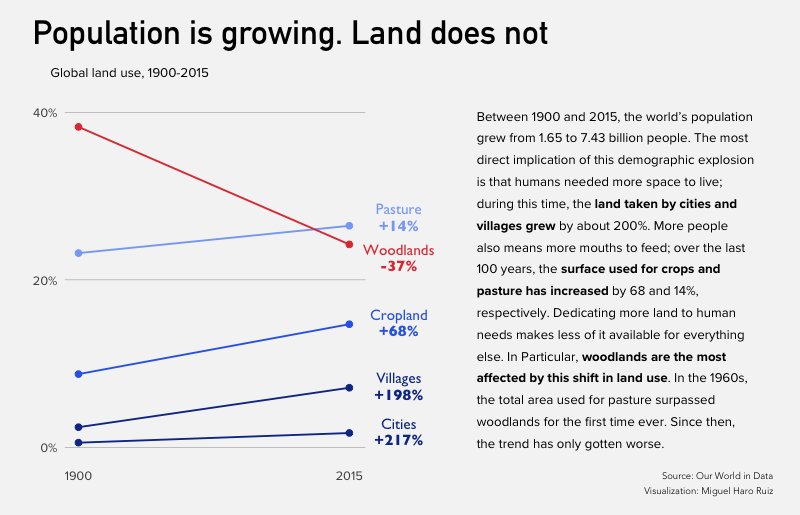

Write the R code that produced this figure.
##-----------------------------------------------------------------------------
##
## This script visualizes the global land use in 1900 and 2015. 
## It was created for day 1 of the #30DayChartChallege, whose 
## theme is owid.
##
## Author: Miguel Haro Ruiz  
## Date : April 6, 2023
##
##-----------------------------------------------------------------------------

rm(list = ls())

### Load required packages
library(tidyverse)
library(rstudioapi)
library(owidR)
library(camcorder)
library(ggtext)


### This allows for plots to be auto-saved
#dir = getSourceEditorContext()$path |> str_remove("/day_6.*")
#gg_record(dir = file.path(dir, "plots"),
#          device = "png",
#          width = 9,
#          height = 6,
#          units = "in",
#          dpi = 300)

### Import and wranggle data
d.raw = owid(chart_id = "global-land-use-since-10000bc")

d = d.raw |>
  filter((year == 1900 |
           year == 2015) ) |>
  mutate(area = `Global land use`,
         use = entity,
         use = 
           case_when(
             use == "Urban" ~ "Cities",
             use == "Semi-natural land" ~ "Woodlands",
             TRUE ~ use)
         ) |>
  group_by(year) |>
  mutate(total = sum(area)) |>
  ungroup() |>
  mutate(share = area/total*100) |>
  select(use, year, area, share, total) 
  

labs = d |>
    select(use, year, area) |>
    pivot_wider(names_from = year,
                values_from = area) |>
    mutate(total = sum(`1900`),
           share = `2015`/total *100,
      diff = (`2015`-`1900`)/`1900` *100,
      labs = 
        ifelse(sign(diff) == 1, 
               paste0(use, " **+", round(diff, 0), "%**"),
               paste0(use, " **", round(diff, 0), "%**") ),
      y = 
        case_when(
          use == "Pasture" ~ share + 0.85,
          use == "Woodlands" ~ share - 1.75,
          TRUE ~ share) 
      )

d.plot = d |>
  inner_join(labs |> select(use, labs, y), by = "use") |>
  filter(use != "Wild woodlands" &
           use != "Wild barren land" &
           use != "Permanent ice" ) |>
  mutate(color = 
           case_when(use == "Woodlands" ~ "a",
                     use == "Pasture" ~ "b",
                     use == "Cropland" ~ "c",
                     use == "Villages" |
                       use == "Cities" ~ "d"),
         color = factor(color),
         series = 
           case_when(use == "Pasture" ~ "a",
                     use == "Cropland" ~ "b",
                     use == "Villages" ~ "c",
                     use == "Cities" ~ "d",
                     use == "Woodlands" ~ "e"))

### Create dataframe for main text
text_box = data.frame(x = 2015,
                      y =  40,
                      text = "Between 1900 and 2015, the world’s population 
                      grew from 1.65 to 7.43 billion people. 
                      The most direct implication of this demographic explosion 
                      is that humans needed more space to live; during this time, 
                      the **land taken by cities and villages grew** by about 200%. 
                      More people also means more mouths to feed; over the last 100 
                      years, the **surface used for crops and pasture has increased** 
                      by 68 and 14%, respectively. Dedicating more land to human 
                      needs makes less of it available for everything else. In 
                      Particular, **woodlands are the most affected by this shift 
                      in land use**. In the 1960s, the total area used for pasture 
                      surpassed woodlands for the first time ever. Since then, 
                      the trend has only gotten worse. ")

### Create dataframe for source and authorship
source = data.frame(text = c("Source: Our World in Data",
                             "Visualization: Miguel Haro Ruiz"),
                    x =  c(2015, 2015),
                    y = c(1.75, 0))

### Create visualization
d.plot |>
  ggplot() +
  geom_line(aes(year, share,
                group = series,
                color = color),
            linewidth = 0.66) +
  geom_point(aes(year, share,
                 group = series,
                 color = color),
             size = 2) + 
  scale_y_continuous(labels = c("0%", 
                                #"10%",
                                "20%",
                                #"30%", 
                                "40%"),
                     breaks = seq(0, 40, by =20)) +
  scale_color_manual(values = 
                       c("#e23e3e",
                         #"#d7b9b9",
                         "#88aaf8", 
                         "#326aea",
                         "#103895")) +
  geom_textbox(data = subset(d.plot, year == 2015),
            aes(year +1, y,
                label = labs,
                color = color),
            hjust = 0,
            vjust = 0.5,
            orientation = "upright",
            fill = NA,
            box.colour = NA,
            lineheight = 1.1,
            halign = 0.5,
            size = 4,
            width = unit(2.5, "cm"),
            family = "Gill Sans") + 
  
  geom_textbox(data = text_box,
               aes(x, y,
                   label = text),
               hjust = -0.41,
               vjust = .975,
               orientation = "upright",
               fill = NA,
               box.colour = NA,
               lineheight = 1.65,
               halign = 0,
               size = 3.5,
               width = unit(7.75, "cm"),
               family = "Proxima Nova") + 
  
  geom_textbox(data = source, 
               aes(x = x, y = y, 
                   label = text),
               hjust = -0.75, 
               vjust = 2.35,
               orientation = "upright", 
               fill = NA,
               box.colour = NA,
               lineheight = 0,
               halign = 1,
               size = 2.5,
               width = unit(0.82, "npc"),
               family = "Avenir Light") +
  
  ylab("") + 
  xlab("") +
  scale_x_continuous(breaks = c(1900, 2015)) +
  labs(title = "Population is growing. Land does not",
       subtitle = "Global land use, 1900-2015") +
  coord_cartesian(clip = "off") + 
  theme_minimal(base_size = 12,
                base_family = "Proxima Nova") + 
  theme(plot.background = element_rect(fill =  "whitesmoke",
                                      color = "whitesmoke"),
        plot.margin = margin(t = 1,
                             b = 0.4,
                             l = 0.4,
                             r = 11.5,
                             unit = "cm"),
        plot.title = element_text(vjust = 3.5,
                                  hjust = .15,
                                  size = 25,
                                  family = "DIN Alternate Bold"),
        plot.subtitle = element_text(vjust = 4.5, 
                                     hjust = -.1,
                                     size = 10),
        panel.grid.major.y = element_line(linewidth = 0.075,
                                          color = "black"),
        panel.grid.minor.y = element_blank(),
        panel.grid.major.x = element_blank(),
        panel.grid.minor.x = element_blank(),
        legend.position = "none")

### This creates an gif showing the progress of the different auto-saved plots
#gg_playback(name = file.path("plots", "owid.gif"),
#            first_image_duration = 3,
#            last_image_duration = 10,
#            frame_duration = .1,
#            image_resize = 800 )
